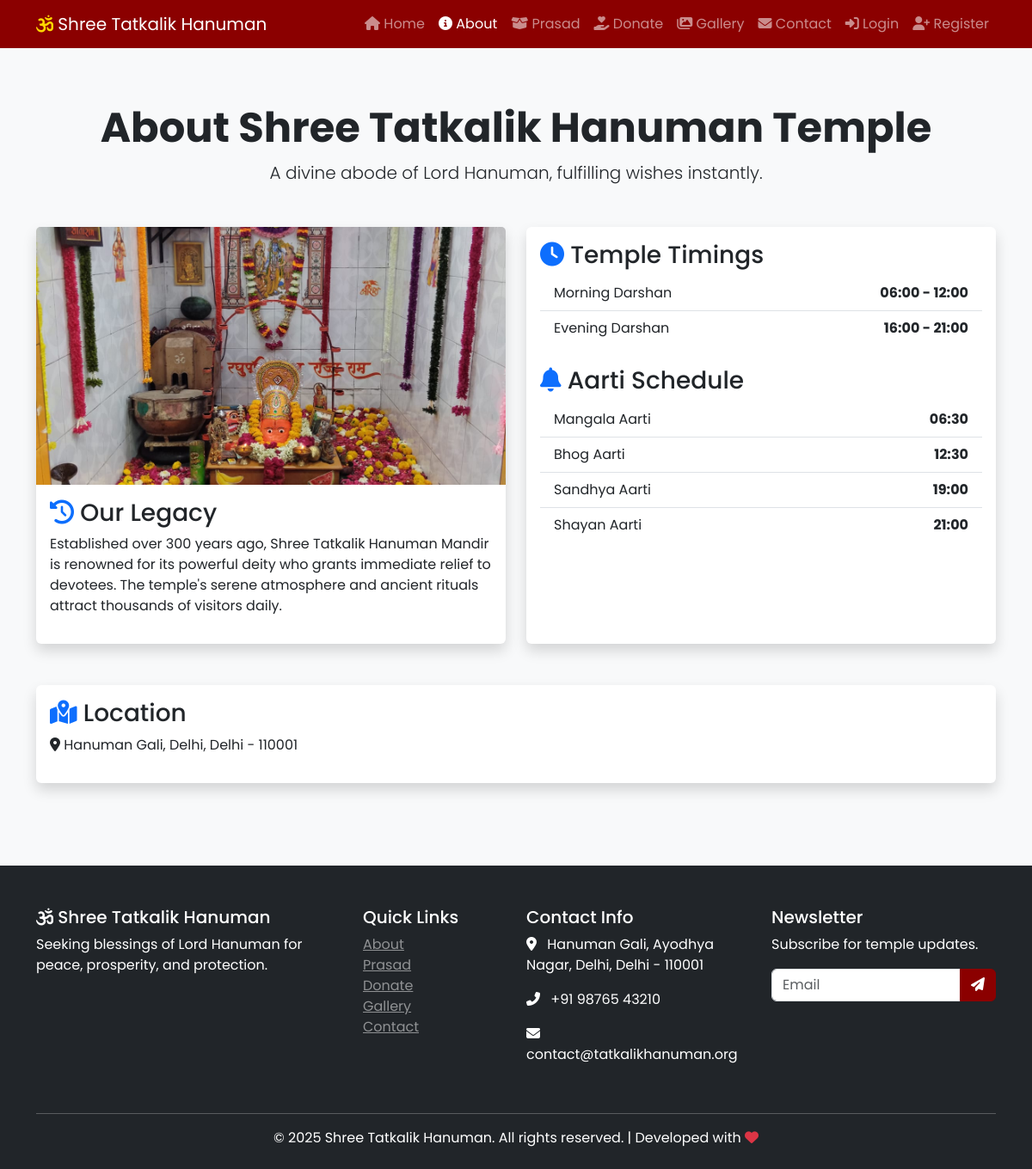
/about, run on the app's committed database.
### app.py (models this page shows)
class SiteSettings(db.Model):
    id = db.Column(db.Integer, primary_key=True)
    about_visible = db.Column(db.Boolean, default=True)
    prasad_visible = db.Column(db.Boolean, default=True)
    donation_visible = db.Column(db.Boolean, default=True)
    gallery_visible = db.Column(db.Boolean, default=True)
    contact_visible = db.Column(db.Boolean, default=True)
    phone_primary = db.Column(db.String(20), default='+91 98765 43210')
    phone_secondary = db.Column(db.String(20), default='')
    email_primary = db.Column(db.String(120), default='contact@tatkalikhanuman.org')
    email_secondary = db.Column(db.String(120), default='')
    address_line1 = db.Column(db.String(200), default='Hanuman Gali')
    address_line2 = db.Column(db.String(200), default='Ayodhya Nagar')
    city = db.Column(db.String(100), default='Delhi')
    state = db.Column(db.String(100), default='Delhi')
    pincode = db.Column(db.String(10), default='110001')
    google_maps_embed = db.Column(db.Text, default='')
    upi_id = db.Column(db.String(100), default='temple@ybl')
    upi_qr_filename = db.Column(db.String(200), default='')
    bank_name = db.Column(db.String(100), default='State Bank of India')
    bank_account_name = db.Column(db.String(200), default='Shree Tatkalik Hanuman Trust')
    bank_account_number = db.Column(db.String(50), default='123456789012')
    bank_ifsc = db.Column(db.String(20), default='SBIN0001234')
    bank_branch = db.Column(db.String(100), default='Main Branch')
    facebook_url = db.Column(db.String(200), default='#')
    instagram_url = db.Column(db.String(200), default='#')
    youtube_url = db.Column(db.String(200), default='#')
    twitter_url = db.Column(db.String(200), default='')
    morning_open = db.Column(db.String(10), default='06:00')
    morning_close = db.Column(db.String(10), default='12:00')
    evening_open = db.Column(db.String(10), default='16:00')
    evening_close = db.Column(db.String(10), default='21:00')
    mangala_aarti = db.Column(db.String(10), default='06:30')
    bhog_aarti = db.Column(db.String(10), default='12:30')
    sandhya_aarti = db.Column(db.String(10), default='19:00')
    shayan_aarti = db.Column(db.String(10), default='21:00')
    updated_at = db.Column(db.DateTime, default=lambda: datetime.now(timezone.utc), onupdate=lambda: datetime.now(timezone.utc))
    @staticmethod
    def get_settings():
        settings = SiteSettings.query.first()
        if not settings:
            settings = SiteSettings()
            db.session.add(settings)
            db.session.commit()
        return settings

### app.py (the view)
@app.route('/about')
@page_visible('about')
def about():
    return render_template('about.html')

### app.py (called while the page is built)
def page_visible(page_name):
    def decorator(f):
        @wraps(f)
        def decorated_function(*args, **kwargs):
            settings = SiteSettings.get_settings()
            if not getattr(settings, f'{page_name}_visible', True):
                flash('This page is currently unavailable.', 'warning')
                return redirect(url_for('home'))
            return f(*args, **kwargs)
        return decorated_function
    return decorator

@app.context_processor
def inject_globals():
    try:
        settings = SiteSettings.get_settings()
    except:
        settings = None
    return {
        'settings': settings,
        'get_today_darshan': DailyDarshan.get_today_darshan,
        'now': lambda: datetime.now(timezone.utc)
    }

### templates/about.html (shortened to what this page needs)
{% extends "base.html" %}
{% block content %}
<div class="container py-5">
    <div class="text-center mb-5">
        <h1 class="display-5 fw-bold">About Shree Tatkalik Hanuman Temple</h1>
        <p class="lead">A divine abode of Lord Hanuman, fulfilling wishes instantly.</p>
    </div>
    <div class="row g-4 mb-5">
        <div class="col-lg-6">
            <div class="card border-0 shadow h-100">
                <img src="{{ url_for('static', filename='images/about.jpeg') }}" class="card-img-top" style="height:300px; object-fit:cover;" alt="Temple">
                <div class="card-body">
                    <h3><i class="fas fa-history text-primary"></i> Our Legacy</h3>
                    <p>Established over 300 years ago, Shree Tatkalik Hanuman Mandir is renowned for its powerful deity who grants immediate relief to devotees. The temple's serene atmosphere and ancient rituals attract thousands of visitors daily.</p>
                </div>
            </div>
        </div>
        <div class="col-lg-6">
            <div class="card border-0 shadow h-100">
                <div class="card-body">
                    <h3><i class="fas fa-clock text-primary"></i> Temple Timings</h3>
                    <ul class="list-group list-group-flush mb-4">
                        <li class="list-group-item d-flex justify-content-between"><span>Morning Darshan</span> <strong>{{ settings.morning_open }} - {{ settings.morning_close }}</strong></li>
                        <li class="list-group-item d-flex justify-content-between"><span>Evening Darshan</span> <strong>{{ settings.evening_open }} - {{ settings.evening_close }}</strong></li>
                    </ul>
                    <h3><i class="fas fa-bell text-primary"></i> Aarti Schedule</h3>
                    <ul class="list-group list-group-flush">
                        <li class="list-group-item d-flex justify-content-between"><span>Mangala Aarti</span> <strong>{{ settings.mangala_aarti }}</strong></li>
                        <li class="list-group-item d-flex justify-content-between"><span>Bhog Aarti</span> <strong>{{ settings.bhog_aarti }}</strong></li>
                        <li class="list-group-item d-flex justify-content-between"><span>Sandhya Aarti</span> <strong>{{ settings.sandhya_aarti }}</strong></li>
                        <li class="list-group-item d-flex justify-content-between"><span>Shayan Aarti</span> <strong>{{ settings.shayan_aarti }}</strong></li>
                    </ul>
                </div>
            </div>
        </div>
    </div>
    <div class="card border-0 shadow">
        <div class="card-body">
            <h3><i class="fas fa-map-marked-alt text-primary"></i> Location</h3>
            <p class="mt-2"><i class="fas fa-location-dot"></i> {{ settings.address_line1 }}, {{ settings.city }}, {{ settings.state }} - {{ settings.pincode }}</p>
        </div>
    </div>
</div>
{% endblock %}

### templates/base.html (shortened to what this page needs)
<!DOCTYPE html>
<html lang="en">
<head>
    <link href="https://cdn.jsdelivr.net/npm/bootstrap@5.3.0/dist/css/bootstrap.min.css" rel="stylesheet">
    <link rel="stylesheet" href="https://cdnjs.cloudflare.com/ajax/libs/font-awesome/6.4.0/css/all.min.css">
    <link rel="stylesheet" href="{{ url_for('static', filename='css/style.css') }}">
    <link rel="stylesheet" href="{{ url_for('static', filename='css/preloader.css') }}">
</head>
<body>
    <nav class="navbar navbar-expand-lg navbar-dark bg-maroon sticky-top">
        <div class="container">
            <a class="navbar-brand" href="{{ url_for('home') }}">
                <i class="fas fa-om"></i> Shree Tatkalik Hanuman
            </a>
            <div class="collapse navbar-collapse" id="navbarNav">
                <ul class="navbar-nav ms-auto">
                    <li class="nav-item"><a class="nav-link {% if request.endpoint == 'home' %}active{% endif %}" href="{{ url_for('home') }}"><i class="fas fa-home"></i> Home</a></li>
                    {% if settings.about_visible %}
                    <li class="nav-item"><a class="nav-link {% if request.endpoint == 'about' %}active{% endif %}" href="{{ url_for('about') }}"><i class="fas fa-info-circle"></i> About</a></li>
                    {% endif %}
                    {% if settings.prasad_visible %}
                    <li class="nav-item"><a class="nav-link {% if request.endpoint == 'prasad_booking' %}active{% endif %}" href="{{ url_for('prasad_booking') }}"><i class="fas fa-box-open"></i> Prasad</a></li>
                    {% endif %}
                    {% if settings.donation_visible %}
                    <li class="nav-item"><a class="nav-link {% if request.endpoint == 'donation' %}active{% endif %}" href="{{ url_for('donation') }}"><i class="fas fa-hand-holding-heart"></i> Donate</a></li>
                    {% endif %}
                    {% if settings.gallery_visible %}
                    <li class="nav-item"><a class="nav-link {% if request.endpoint == 'gallery' %}active{% endif %}" href="{{ url_for('gallery') }}"><i class="fas fa-images"></i> Gallery</a></li>
                    {% endif %}
                    {% if settings.contact_visible %}
                    <li class="nav-item"><a class="nav-link {% if request.endpoint == 'contact' %}active{% endif %}" href="{{ url_for('contact') }}"><i class="fas fa-envelope"></i> Contact</a></li>
                    {% endif %}
                    {% if current_user.is_authenticated %}
                        {% if current_user.is_admin %}
                        <li class="nav-item dropdown">
                            <a class="nav-link dropdown-toggle" href="#" role="button" data-bs-toggle="dropdown"><i class="fas fa-user-shield"></i> Admin</a>
                            <ul class="dropdown-menu dropdown-menu-end">
                                <li><a class="dropdown-item" href="{{ url_for('admin_dashboard') }}"><i class="fas fa-tachometer-alt"></i> Dashboard</a></li>
                                <li><a class="dropdown-item" href="{{ url_for('admin_gallery') }}"><i class="fas fa-images"></i> Gallery</a></li>
                                <li><a class="dropdown-item" href="{{ url_for('admin_bookings') }}"><i class="fas fa-calendar-check"></i> Bookings</a></li>
                                <li><a class="dropdown-item" href="{{ url_for('admin_donations') }}"><i class="fas fa-donate"></i> Donations</a></li>
                                <li><a class="dropdown-item" href="{{ url_for('admin_users') }}"><i class="fas fa-users-cog"></i> Users</a></li>
                                <li><a class="dropdown-item" href="{{ url_for('admin_contacts') }}"><i class="fas fa-message"></i> Messages</a></li>
                                <li><a class="dropdown-item" href="{{ url_for('admin_settings') }}"><i class="fas fa-cog"></i> Settings</a></li>
                                <li><hr class="dropdown-divider"></li>
                                <li><a class="dropdown-item" href="{{ url_for('logout') }}"><i class="fas fa-sign-out-alt"></i> Logout</a></li>
                            </ul>
                        </li>
                        {% else %}
                        <li class="nav-item dropdown">
                            <a class="nav-link dropdown-toggle" href="#" role="button" data-bs-toggle="dropdown">
                                <i class="fas fa-user-circle"></i> {{ current_user.username }}
                            </a>
                            <ul class="dropdown-menu dropdown-menu-end">
                                <li><a class="dropdown-item" href="{{ url_for('user_dashboard') }}"><i class="fas fa-tachometer-alt"></i> Dashboard</a></li>
                                <li><a class="dropdown-item" href="{{ url_for('profile') }}"><i class="fas fa-user-edit"></i> Profile</a></li>
                                <li><hr class="dropdown-divider"></li>
                                <li><a class="dropdown-item" href="{{ url_for('logout') }}"><i class="fas fa-sign-out-alt"></i> Logout</a></li>
                            </ul>
                        </li>
                        {% endif %}
                    {% else %}
                        <li class="nav-item"><a class="nav-link" href="{{ url_for('user_login') }}"><i class="fas fa-sign-in-alt"></i> Login</a></li>
                        <li class="nav-item"><a class="nav-link" href="{{ url_for('register') }}"><i class="fas fa-user-plus"></i> Register</a></li>
                    {% endif %}
                </ul>
            </div>
        </div>
    </nav>
    <main>
        {% block content %}{% endblock %}
    </main>
    {% block footer %}
    <footer class="bg-dark text-white pt-5 pb-4 mt-5">
        <div class="container">
            <div class="row">
                <div class="col-md-4 mb-4">
                    <h5><i class="fas fa-om"></i> Shree Tatkalik Hanuman</h5>
                    <p>Seeking blessings of Lord Hanuman for peace, prosperity, and protection.</p>
                </div>
                <div class="col-md-2 mb-4">
                    <h5>Quick Links</h5>
                    <ul class="list-unstyled">
                        {% if settings.about_visible %}<li><a href="{{ url_for('about') }}" class="text-white-50">About</a></li>{% endif %}
                        {% if settings.prasad_visible %}<li><a href="{{ url_for('prasad_booking') }}" class="text-white-50">Prasad</a></li>{% endif %}
                        {% if settings.donation_visible %}<li><a href="{{ url_for('donation') }}" class="text-white-50">Donate</a></li>{% endif %}
                        {% if settings.gallery_visible %}<li><a href="{{ url_for('gallery') }}" class="text-white-50">Gallery</a></li>{% endif %}
                        {% if settings.contact_visible %}<li><a href="{{ url_for('contact') }}" class="text-white-50">Contact</a></li>{% endif %}
                    </ul>
                </div>
                <div class="col-md-3 mb-4">
                    <h5>Contact Info</h5>
                    <p><i class="fas fa-map-marker-alt me-2"></i>
                        {{ settings.address_line1 }}{% if settings.address_line2 %}, {{ settings.address_line2 }}{% endif %},
                        {{ settings.city }}, {{ settings.state }} - {{ settings.pincode }}
                    </p>
                    <p><i class="fas fa-phone-alt me-2"></i> {{ settings.phone_primary }}</p>
                    <p><i class="fas fa-envelope me-2"></i> {{ settings.email_primary }}</p>
                </div>
                <div class="col-md-3 mb-4">
                    <h5>Newsletter</h5>
                    <p>Subscribe for temple updates.</p>
                    <div class="input-group">
                        <input type="email" class="form-control" placeholder="Email">
                        <button class="btn btn-primary" type="button"><i class="fas fa-paper-plane"></i></button>
                    </div>
                </div>
            </div>
            <hr class="bg-secondary">
            <div class="text-center">
                <p class="mb-0">&copy; 2025 Shree Tatkalik Hanuman. All rights reserved. | Developed with <i class="fas fa-heart text-danger"></i></p>
            </div>
        </div>
    </footer>
    {% endblock %}
</body>
</html>

### static/css/style.css (style rules this page uses)
body { font-family: 'Poppins', sans-serif; background-color: #f8f9fa; }
.bg-maroon { background-color: #8B0000 !important; }
.navbar-brand i { color: #ffd700; }
.btn-primary { background-color: #8B0000; border-color: #8B0000; }

### data on the page
SiteSettings: morning_open "06:00", morning_close "12:00", evening_open "16:00", evening_close "21:00", mangala_aarti "06:30", bhog_aarti "12:30", sandhya_aarti "19:00", shayan_aarti "21:00", address_line1 "Hanuman Gali", city "Delhi", state "Delhi", pincode "110001", address_line2 "Ayodhya Nagar", phone_primary "+91 98765 43210", email_primary "contact@tatkalikhanuman.org"
